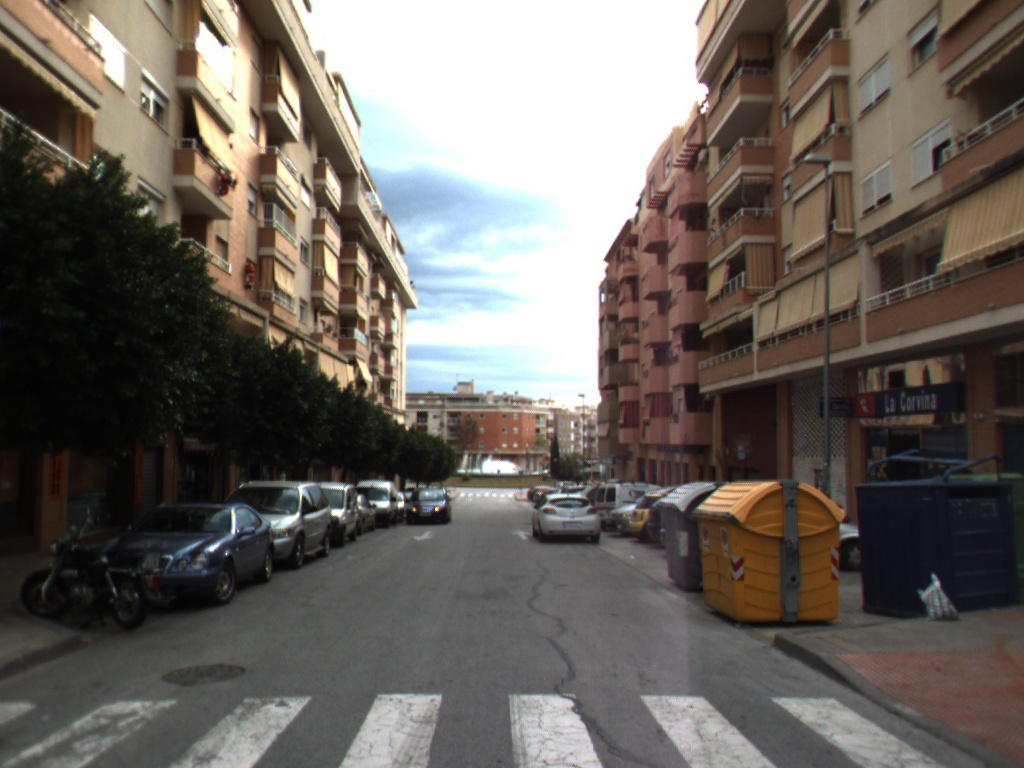
//> input picture Line Detection/data/right.jpg, 1024 x 768 px
$ ./main   (built with g++ and OpenCV 4)
//> lines starting //> are read from the running program, lines starting //| are printed output that depends on the picture; after the words box and inside, x2 and y2 are one past the last pixel; in counts of white or black regions, pixels touching at a corner belong together
### Line Detection/src/main.h

#pragma once

#include <iostream>


### Line Detection/src/main.cpp
#include <iostream>
#include <vector>
#include <opencv2/opencv.hpp>
#include <math.h>
#include <time.h>
#include "main.h"

using namespace std;
using namespace cv;

// Apply RANSAC to fit points to a 2D line
void FitLineRANSAC(
	vector<Point> points_,
	double threshold_,
	int maximum_iteration_number_,
	Mat image_)
{
	srand(time(NULL));
	// The current number of iterations
	int iterationNumber = 0;
	// The indices of the inliers of the current best model
	vector<int> inliers;
	inliers.reserve(points_.size());
	// The sample size, i.e., 2 for 2D lines
	constexpr int kSampleSize = 2;
	std::vector<int> sample(kSampleSize);
	bool shouldDraw = image_.data != nullptr;
	// RANSAC:
	// 1. Select a minimal sample, i.e., in this case, 2 random points.
	// 2. Fit a line to the points.
	// 3. Count the number of inliers, i.e., the points closer than the threshold.
	// 4. Store the inlier number and the line parameters.
	while (iterationNumber++ < maximum_iteration_number_)
	{
		// 1. Select a minimal sample, i.e., in this case, 2 random points.
		for (size_t sampleIdx = 0; sampleIdx < kSampleSize; ++sampleIdx)
		{
			do
			{	// Generate a random index between [0, pointNumber]
				sample[sampleIdx] =
					round((points_.size() - 1) * static_cast<double>(rand()) / static_cast<double>(RAND_MAX));
				// If the first point is selected we don't have to check if
				// that particular index had already been selected.
				if (sampleIdx == 0)
					break;
				// If the second point is being generated,
				// it should be checked if the index had been selected beforehand.
				if (sampleIdx == 1 &&
					sample[0] != sample[1])
					break;
			} while (true);
		}
		// 2. Fit a line to the points.
		const Point2d& p1 = points_[sample[0]]; // First point selected
		const Point2d& p2 = points_[sample[1]]; // Second point select
		Point2d v = p2 - p1; // Direction of the line
		v = v / cv::norm(v);
		// Rotate v by 90° to get n.
		Point2d n;
		n.x = -v.y;
		n.y = v.x;
		// To get c use a point from the line.
		long double a = n.x;
		long double b = n.y;
		long double c = -(a * p1.x + b * p1.y);

		// 3. Count the number of inliers, i.e., the points closer than the threshold.
		inliers.clear();
		for (size_t pointIdx = 0; pointIdx < points_.size(); ++pointIdx)
		{
			const Point2d& point = points_[pointIdx];
			const long double distance =
				abs(a * point.x + b * point.y + c);

			if (distance < threshold_)
			{
				inliers.emplace_back(pointIdx);
			}
		}
		// 4. Store the inlier number and the line parameters
		if (inliers.size() > 200 && shouldDraw)
		{
			size_t pointIdx = inliers.size() -1;
 			while (pointIdx > 0)
			{
				points_.erase(points_.begin() + inliers[pointIdx]);
				--pointIdx;
			}
			inliers.clear();
			inliers.resize(0);
			cv::line(image_,
				p1,
				p2,
				cv::Scalar(0, 0, 255),
				1);
		}
	}
}


int main()
{
	Mat img = imread("C:/Users/haris/source/repos/LineDetection/data/right.jpg", 1);
//> img is the input picture: 768 rows x 1024 cols, CV_8UC3; mean B, G, R 93.9, 99.8, 105.9

	if (!img.data) {
		std::cerr << "No image data" << endl;
		return EXIT_FAILURE;
	}
	Mat bin;
	Mat edge_blur;
	Mat blur_bin;
	cvtColor(img, bin, CV_BGR2GRAY);
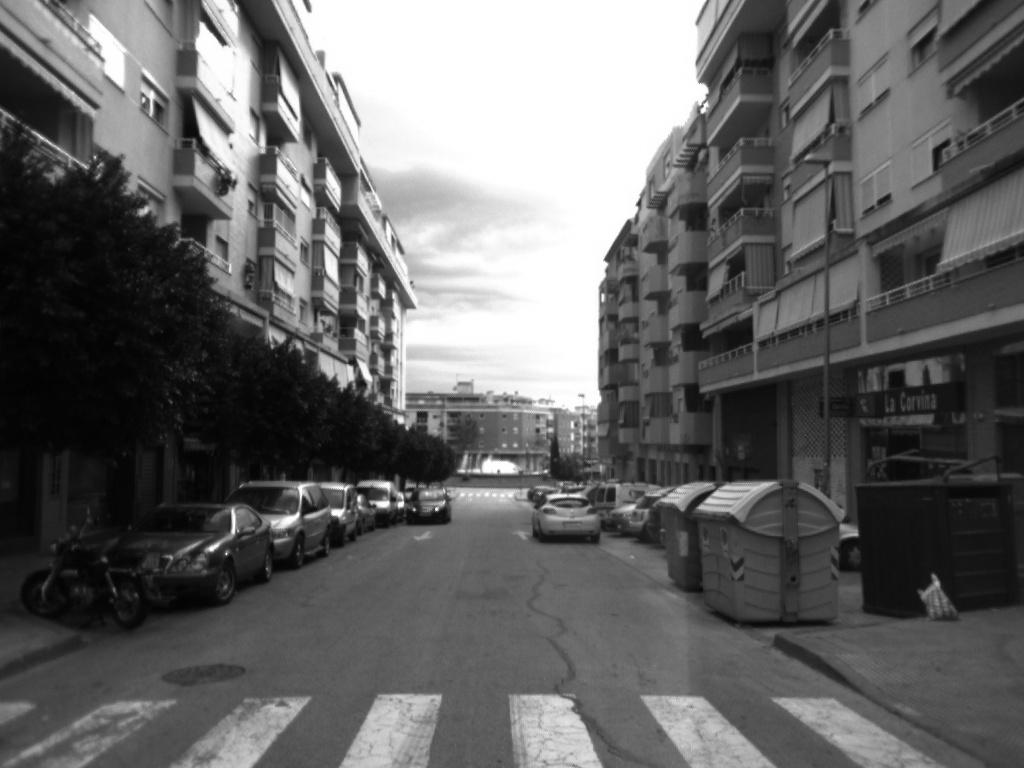
//> bin: 768 rows x 1024 cols, CV_8UC1; min 2, max 255, mean 101


	GaussianBlur(bin, blur_bin, Size(3,3), 0);
	Canny(blur_bin, edge_blur, 150, 200, 3);
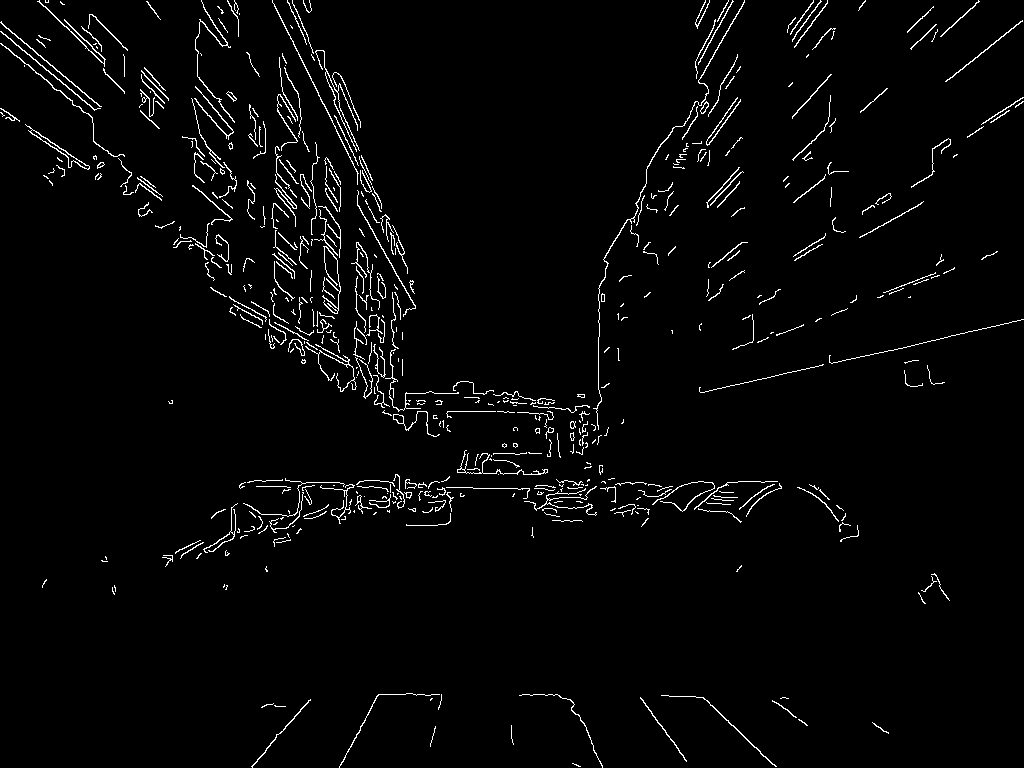
//> edge_blur: 768 rows x 1024 cols, CV_8UC1; 2.5% white in thin lines or dots
	Mat image = Mat::zeros(edge_blur.rows, edge_blur.cols, CV_8UC3);
	vector<Point> points;
	findNonZero(edge_blur, points);
//> points = 20020 items
	FitLineRANSAC(points, 1, 100000, img);
//> in FitLineRANSAC, `bool shouldDraw = image_.data != nullptr;`: shouldDraw = true
//> the loop in FitLineRANSAC, `while (iterationNumber++ < maximum_iteration_number_)` made 100000 passes
//> (p1, p2, v, a, b, c) on passes 1 to 5: (Point(333, 250), Point(237, 306), Point(-0.864, 0.504), -0.504, -0.864, 383.7), (Point(707, 144), Point(761, 341), Point(0.264, 0.964), -0.964, 0.264, 643.8), (Point(621, 483), Point(224, 163), Point(-0.779, -0.628), 0.628, -0.779, -13.67), (Point(230, 308), Point(281, 97), Point(0.235, -0.972), 0.972, 0.235, -295.9), (Point(705, 98), Point(511, 399), Point(-0.542, 0.841), -0.841, -0.542, 645.7)
//> after the loop in FitLineRANSAC, `while (iterationNumber++ < maximum_iteration_number_)`:
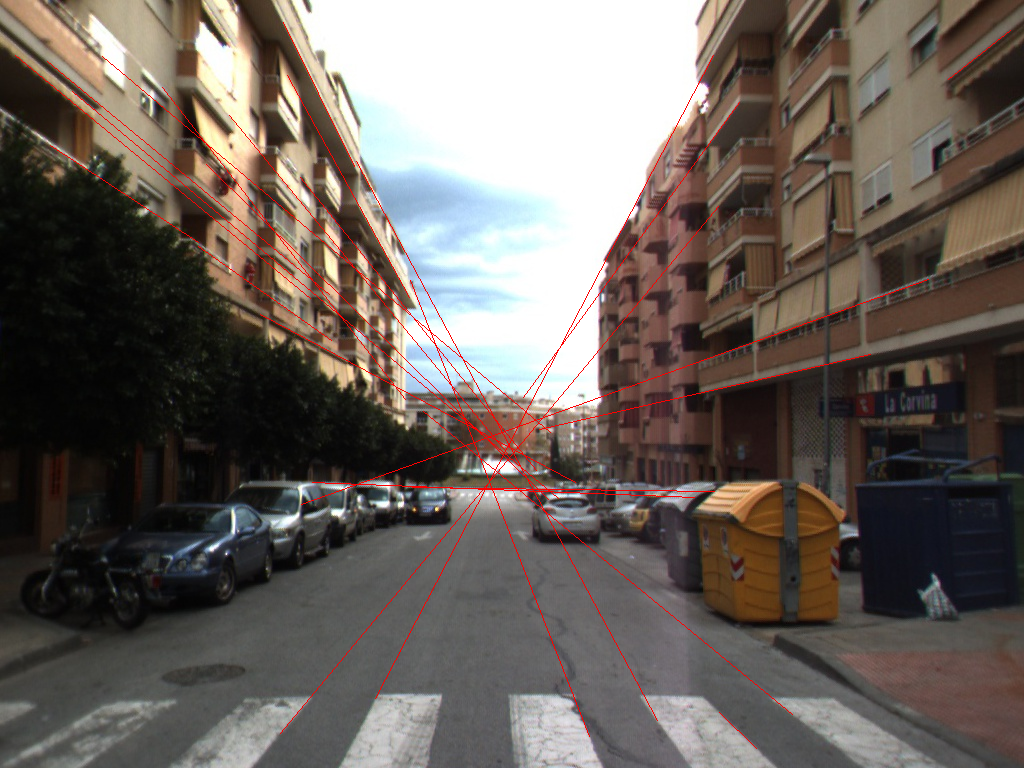
//> image_: 768 rows x 1024 cols, CV_8UC3; 1.04% of pixels changed, all inside (x1, y1, x2, y2) = (15, 22, 1011, 749)
//> after the loop in FitLineRANSAC, `while (iterationNumber++ < maximum_iteration_number_)`: iterationNumber = 100001; inliers = 126 values from 1698 to 14057; points_ = 14307 Points (x, y), first 12: [39, 0], [45, 0], [48, 0], [201, 0], [227, 0], [234, 0], [272, 0], [287, 0], [292, 0], [303, 0], [309, 0], [705, 0]

	imshow("Grey blurred image", blur_bin);
	waitKey(0);
	imshow("Edge blurred image", edge_blur);
	waitKey(0);
	imshow("Result Line Fitting", img);
	waitKey(0);

	return 0;
}

$ run again, with Line Detection/data/0095.jpg copied over Line Detection/data/right.jpg
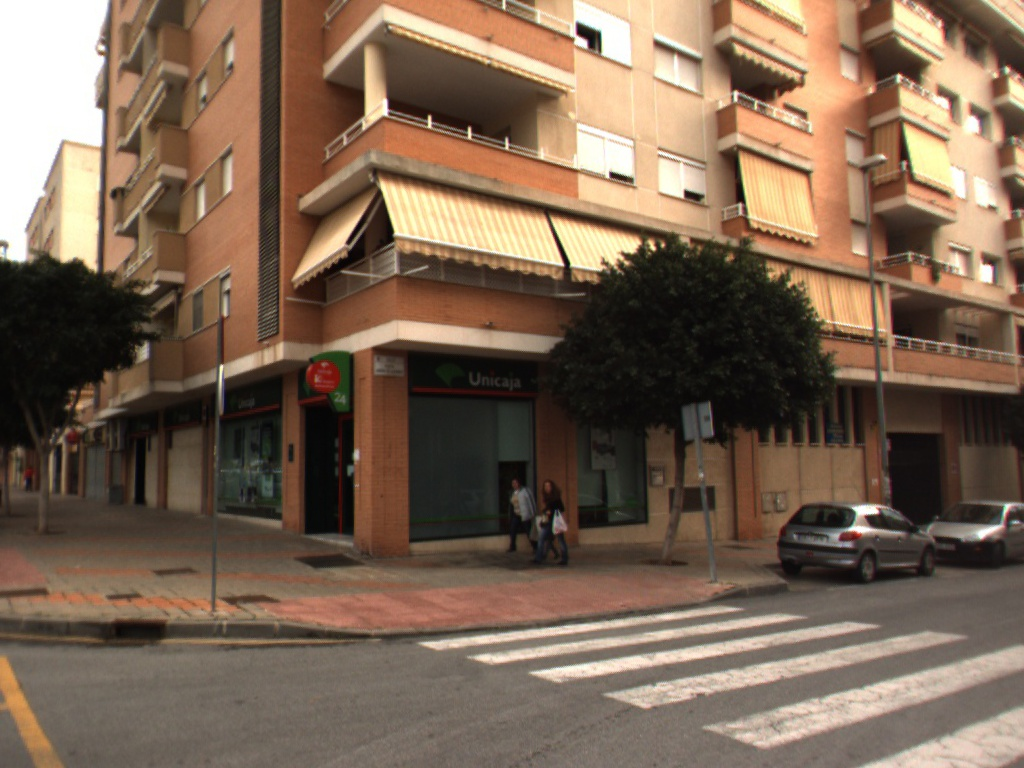
//> input picture Line Detection/data/0095.jpg, 1024 x 768 px
//> img is the input picture: 768 rows x 1024 cols, CV_8UC3; mean B, G, R 82.7, 101, 122.8
//> `Canny(blur_bin, edge_blur, 150, 200, 3);`:
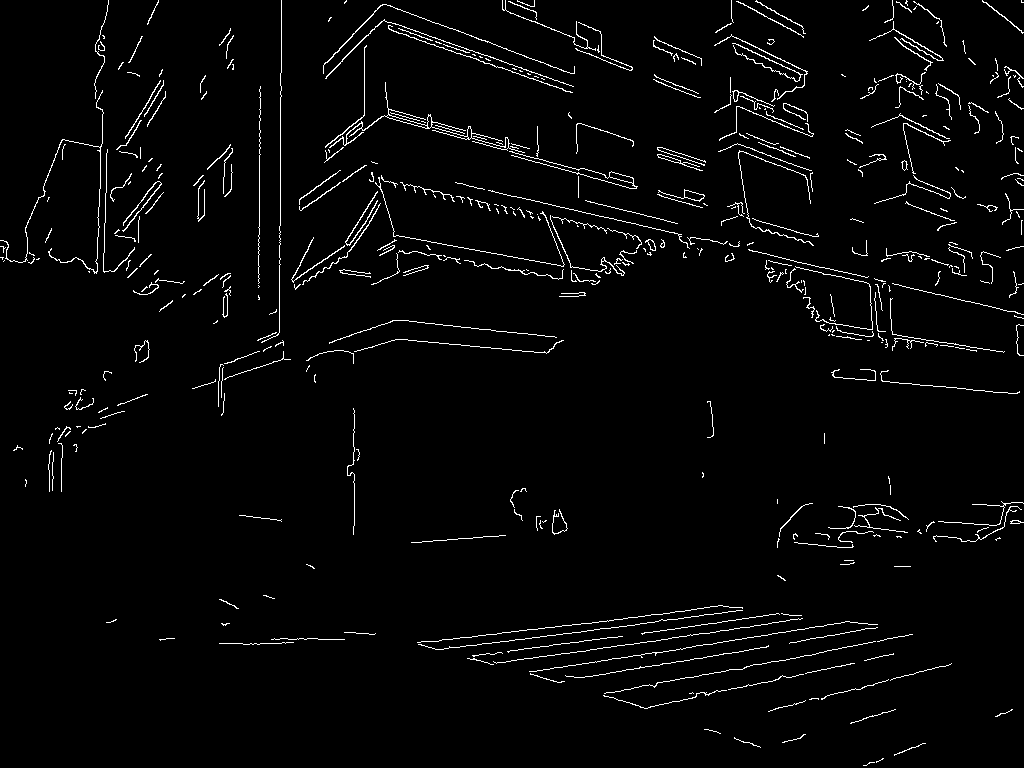
//> edge_blur: 768 rows x 1024 cols, CV_8UC1; 2.7% white in thin lines or dots
//> points = 21239 items
//> shouldDraw = true
//> the loop in FitLineRANSAC, `while (iterationNumber++ < maximum_iteration_number_)` made 100000 passes
//> (p1, p2, v, a, b, c) on passes 1 to 5: (Point(654, 228), Point(128, 263), Point(-0.998, 0.0664), -0.0664, -0.998, 270.9), (Point(102, 138), Point(884, 281), Point(0.984, 0.18), -0.18, 0.984, -117.4), (Point(1021, 509), Point(788, 153), Point(-0.548, -0.837), 0.837, -0.548, -575.5), (Point(943, 263), Point(872, 88), Point(-0.376, -0.927), 0.927, -0.376, -774.9), (Point(679, 90), Point(946, 342), Point(0.727, 0.686), -0.686, 0.727, 400.6)
//> after the loop in FitLineRANSAC, `while (iterationNumber++ < maximum_iteration_number_)`:
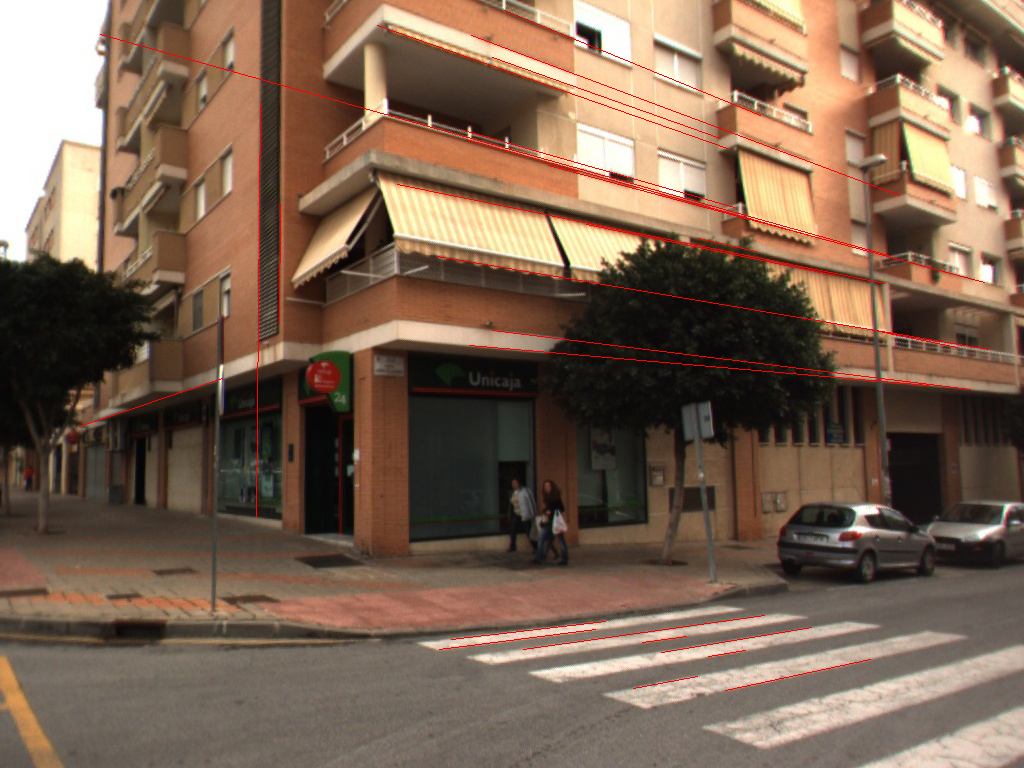
//> image_: 768 rows x 1024 cols, CV_8UC3; 0.9% of pixels changed, all inside (x1, y1, x2, y2) = (79, 10, 989, 691)
//> after the loop in FitLineRANSAC, `while (iterationNumber++ < maximum_iteration_number_)`: iterationNumber = 100001; inliers = 49 values from 528 to 9473; points_ = 14798 Points (x, y), first 12: [108, 0], [158, 0], [281, 0], [346, 0], [502, 0], [505, 0], [517, 0], [534, 0], [731, 0], [756, 0], [892, 0], [906, 0]

$ run again, with Line Detection/data/0097.jpg copied over Line Detection/data/right.jpg
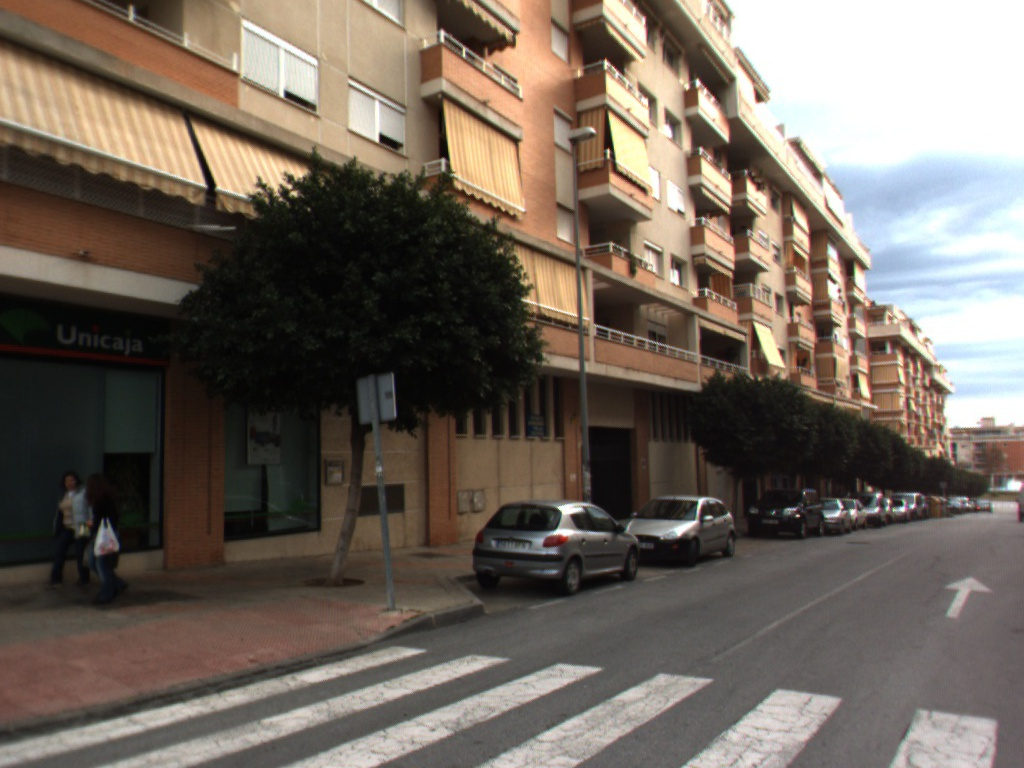
//> input picture Line Detection/data/0097.jpg, 1024 x 768 px
//> img is the input picture: 768 rows x 1024 cols, CV_8UC3; mean B, G, R 93, 102.7, 113
//> `Canny(blur_bin, edge_blur, 150, 200, 3);`:
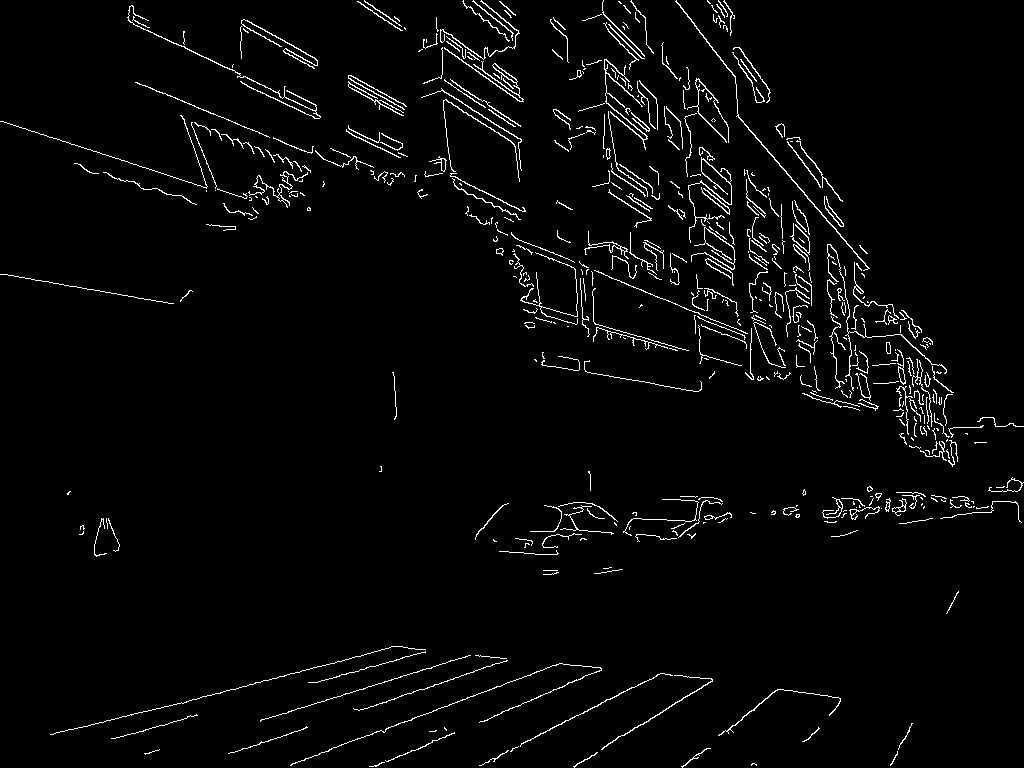
//> edge_blur: 768 rows x 1024 cols, CV_8UC1; 2.8% white in thin lines or dots
//> points = 22273 items
//> shouldDraw = true
//> the loop in FitLineRANSAC, `while (iterationNumber++ < maximum_iteration_number_)` made 100000 passes
//> (p1, p2, v, a, b, c) on passes 1 to 5: (Point(542, 248), Point(845, 295), Point(0.988, 0.153), -0.153, 0.988, -162), (Point(396, 141), Point(703, 326), Point(0.857, 0.516), -0.516, 0.857, 83.62), (Point(967, 498), Point(349, 161), Point(-0.878, -0.479), 0.479, -0.878, -25.73), (Point(134, 297), Point(171, 96), Point(0.181, -0.983), 0.983, 0.181, -185.6), (Point(285, 97), Point(917, 374), Point(0.916, 0.401), -0.401, 0.916, 25.57)
//> after the loop in FitLineRANSAC, `while (iterationNumber++ < maximum_iteration_number_)`:
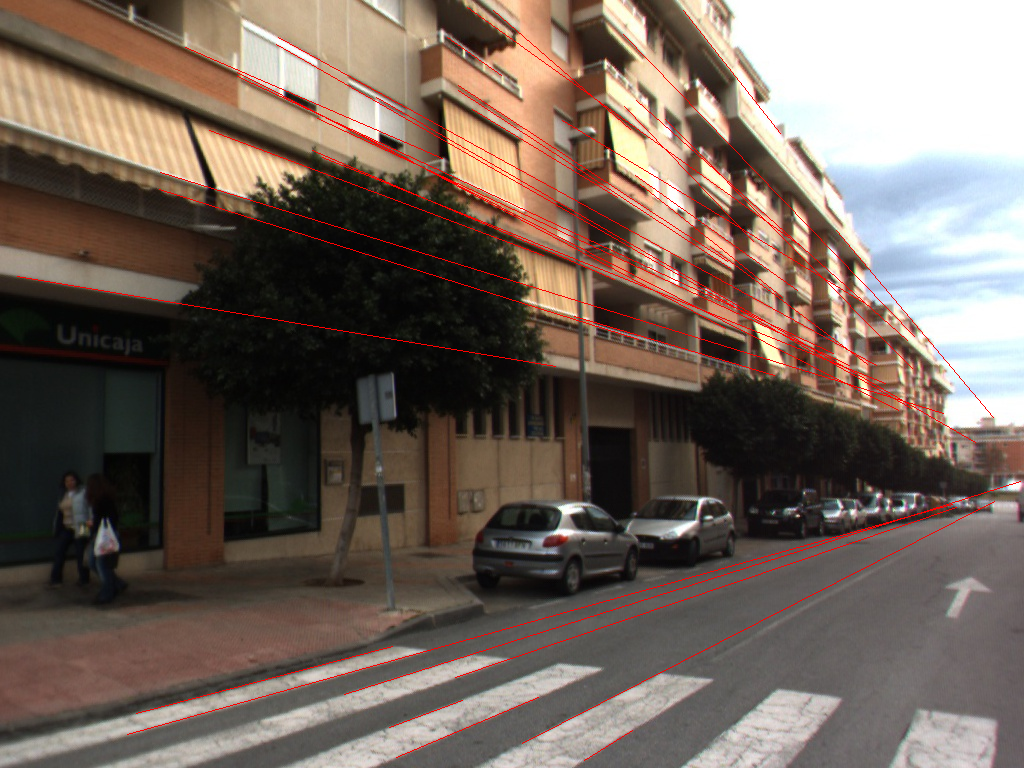
//> image_: 768 rows x 1024 cols, CV_8UC3; 1.71% of pixels changed, all inside (x1, y1, x2, y2) = (17, 7, 1021, 761)
//> after the loop in FitLineRANSAC, `while (iterationNumber++ < maximum_iteration_number_)`: iterationNumber = 100001; inliers = 26 values from 357 to 4363; points_ = 13303 Points (x, y), first 12: [364, 0], [463, 0], [473, 0], [481, 0], [603, 0], [631, 0], [676, 0], [707, 0], [718, 0], [724, 0], [357, 1], [358, 1]
